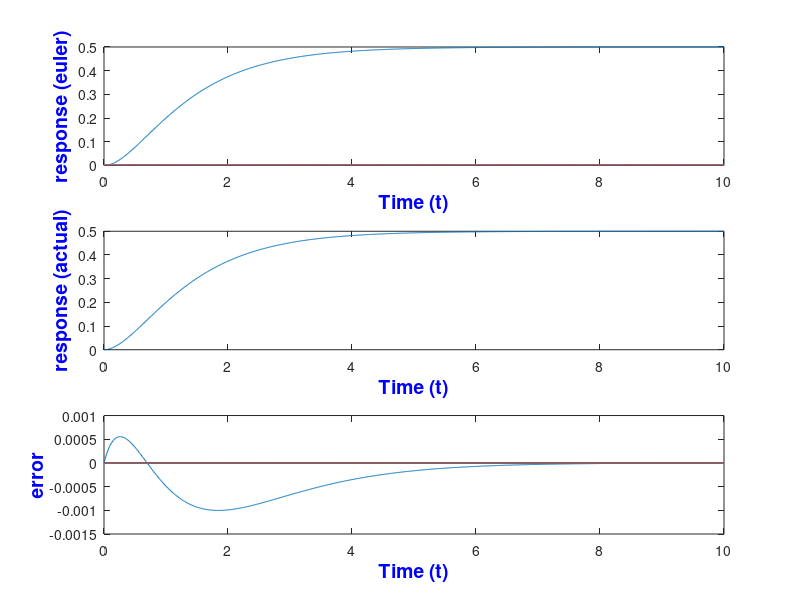

This chart was generated by the following MATLAB code:

dt=0.01
t=0:dt:10;

u=ones(1,length(t));
y=zeros(length(t));
yy=zeros(length(t));
yyy=zeros(length(t));
diff=zeros(length(t));
for i=1:(length(t)-1)
        yyy(i) = 1 - 3*yy(i) - 2*y(i);
        yy(i+1) = yyy(i)*dt + yy(i);
        y(i+1) = yy(i)*dt + y(i);
end

hold on
subplot(3,1,1);
plot(t,y);
xlabel('Time (t)', 'Fontsize',14,'FontWeight','bold', 'Color','b')
ylabel('response (euler)', 'FontSize', 14, 'FontWeight','bold', 'Color', 'b')
    
y_a = 0.5 + 0.5 * exp(-2*t) - exp(-1*t)
subplot(3,1,2);
plot(t,y_a);


xlabel('Time (t)', 'Fontsize',14,'FontWeight','bold', 'Color','b')
ylabel('response (actual)', 'FontSize', 14, 'FontWeight','bold', 'Color', 'b')


for i=1:(length(t)-1)
        diff(i)=y_a(i) - y(i);
end
subplot(3,1,3);
plot(t, diff)
xlabel('Time (t)', 'Fontsize',14,'FontWeight','bold', 'Color','b')
ylabel('error', 'FontSize', 14, 'FontWeight','bold', 'Color', 'b')

